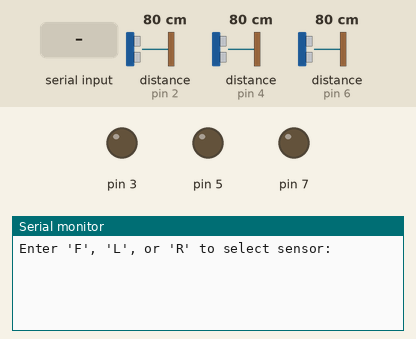
Bench run of a sketch on a simulated Arduino Uno, built with avr-gcc and run on an emulated ATmega328P. Shown: output pins drawn as LEDs (lit = HIGH), the last lines printed to the serial monitor. Inputs (shaded band) come from the test bench; at power-on: distance to the obstacle (sensors on pin 2, pin 4, pin 6) 80 cm. The echo pulse lasts 58.3 µs per cm.

Above: at 1.2 s.
1.3 s: "F" received over Serial
At 2.1 s:
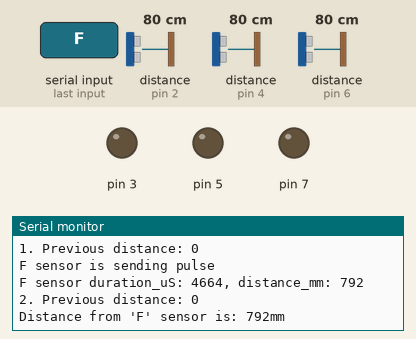
2.8 s: "L" received over Serial
At 3.7 s:
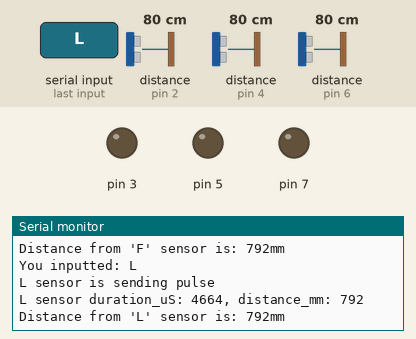
4.3 s: "R" received over Serial
At 4.9 s:
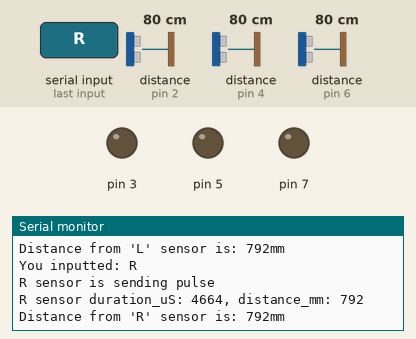

The sketch:

ultrasonic_array_v1.ino
```cpp
#define SPEED_OF_SOUND_MM_PER_S 340000

struct uint16_tuple {
   uint16_t x;
   uint16_t y;
};


class Ultrasonic { /////potentially get rid of the timeout_us and replace with #define to save 4bytes
  private:
    uint8_t _echo;
    uint8_t _trigger;
  public:
    char id_char;
    //const uint32_t SPEED_OF_SOUND_MM_PER_S = 340000;
    uint16_t prev_distance_mm;
    uint16_t curr_distance_mm;

    Ultrasonic(char char_name);
    void attach(uint8_t echo_pin, uint8_t trigger_pin);
    void sendPulse();
    uint16_tuple getDistance(unsigned long timeout_us);
    void rememberDistance();
};

Ultrasonic::Ultrasonic(char char_name){
  id_char = char_name;
}

void Ultrasonic::attach(uint8_t echo_pin, uint8_t trigger_pin) {
  _echo = echo_pin;
  _trigger = trigger_pin;
  pinMode(_echo, INPUT);
  pinMode(_trigger, OUTPUT);
  digitalWrite(_trigger, LOW);
}

void Ultrasonic::sendPulse() {
  Serial.println(String(id_char) + " sensor is sending pulse");
  digitalWrite(_trigger, HIGH);
  delayMicroseconds(10);
  digitalWrite(_trigger, LOW);
}

uint16_tuple Ultrasonic::getDistance(unsigned long timeout_us) {

  uint16_t duration_uS = pulseIn(_echo, HIGH, timeout_us);
  curr_distance_mm = (SPEED_OF_SOUND_MM_PER_S * duration_uS * 1e-6) / 2;
  Serial.println(String(id_char) + " sensor duration_uS: " + String(duration_uS) + ", distance_mm: " + String(curr_distance_mm));

  uint16_tuple result = {curr_distance_mm, duration_uS};
  return result;
}

void Ultrasonic::rememberDistance() {
  prev_distance_mm = curr_distance_mm; //bookmark
}


//constants

#define PULSEIN_TIMEOUT_US 100000//the maximum time the pulseIn(...) function can take to wait for a signal. I think.


//objects
Ultrasonic FrontSensor('F');
Ultrasonic LeftSensor('L');
Ultrasonic RightSensor('R');


//variables

void setup() {
  RightSensor.attach(2,3);
  FrontSensor.attach(4,5);
  LeftSensor.attach(6,7);


  Serial.begin(9600);

  //Serial.println("Speed of sound mm/second: " + String(FrontSensor.SPEED_OF_SOUND_MM_PER_S));
  Serial.println("Enter 'F', 'L', or 'R' to select sensor: ");
}


void user() {
  if (Serial.available() > 0) {
    char input = toupper(Serial.read());
    Serial.println("You inputted: " + String(input));

    uint16_tuple result;
    switch (input) {
      case 'F':
      Serial.println("1. Previous distance: " + String(FrontSensor.prev_distance_mm));
        FrontSensor.sendPulse();
        result = FrontSensor.getDistance(PULSEIN_TIMEOUT_US);
        Serial.println("2. Previous distance: " + String(FrontSensor.prev_distance_mm));
        break;
      case 'L':
        LeftSensor.sendPulse();
        result = LeftSensor.getDistance(PULSEIN_TIMEOUT_US);
        break;
      case 'R':
        RightSensor.sendPulse();
        result = RightSensor.getDistance(PULSEIN_TIMEOUT_US);
        break;
      default:
        Serial.println("unrecognised sensor selection char");
        break;
    }

    uint16_t current_distance_mm = result.x;
    uint16_t current_duration_us = result.y;
    Serial.println("Distance from '" + String(input) + "' sensor is: " + String(current_distance_mm) + "mm\n");

    FrontSensor.rememberDistance();
    LeftSensor.rememberDistance();
    RightSensor.rememberDistance();

  }
}


void loop() {
  user();


}
```

Measured:
- after the input at 1.3 s, the serial monitor: prints a new line at once (image 1)
- after the input at 2.8 s, the serial monitor: prints a new line at once (image 2)
- after the input at 4.3 s, the serial monitor: prints a new line at once (image 3)
